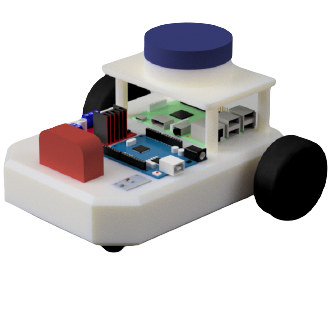
//> input picture CV_lab_programs/robot.jpg, 330 x 316 px
$ ./image_segmentation robot.jpg   (built with g++ and OpenCV 4)
//> lines starting //> are read from the running program, lines starting //| are printed output that depends on the picture; after the words box and inside, x2 and y2 are one past the last pixel; in counts of white or black regions, pixels touching at a corner belong together
#include <opencv2/core.hpp>
#include <opencv2/imgproc.hpp>
#include <opencv2/highgui.hpp>
#include <iostream>
using namespace std;
using namespace cv;
int main(int argc, char *argv[])
{
    Mat src = imread("robot.jpg", IMREAD_COLOR);
//> src is the input picture: 316 rows x 330 cols, CV_8UC3; mean B, G, R 199.4, 198.8, 201.1
    if( src.empty() )
    {
        cout << "Could not open or find the image!\n" << endl;
        cout << "Usage: " << argv[0] << " <Input image>" << endl;
        return -1;
    }
    imshow("Source Image", src);

    Mat mask;
    inRange(src, Scalar(255, 255, 255), Scalar(255, 255, 255), mask);
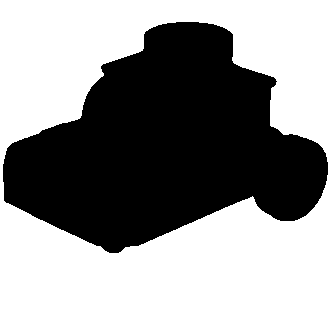
//> mask: 316 rows x 330 cols, CV_8UC1; 56.8% white; 1 black region, box (x1, y1, x2, y2) and area: (3, 22, 328, 253) 45069
    src.setTo(Scalar(0, 0, 0), mask);

    imshow("Black Background Image", src);

    Mat kernel = (Mat_<float>(3,3) <<
                  1,  1, 1,
                  1, -8, 1,
                  1,  1, 1);

    Mat imgLaplacian;
    filter2D(src, imgLaplacian, CV_32F, kernel);
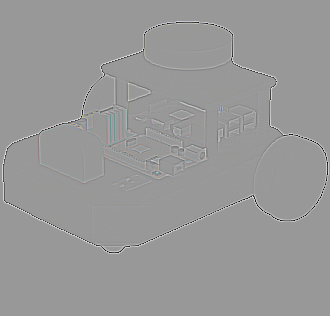
//> imgLaplacian: 316 rows x 330 cols, CV_32FC3; mean B, G, R 0, 0, 0; drawn with min black and max white
    Mat sharp;
    src.convertTo(sharp, CV_32F);
    Mat imgResult = sharp - imgLaplacian;

    imgResult.convertTo(imgResult, CV_8UC3);
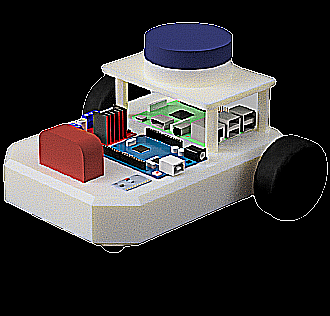
//> imgResult: 316 rows x 330 cols, CV_8UC3; mean B, G, R 55.7, 55.3, 57.8
    imgLaplacian.convertTo(imgLaplacian, CV_8UC3);
//> imgLaplacian: 316 rows x 330 cols, CV_8UC3

    imshow( "New Sharped Image", imgResult );

    Mat bw;
    cvtColor(imgResult, bw, COLOR_BGR2GRAY);
    threshold(bw, bw, 40, 255, THRESH_BINARY | THRESH_OTSU);
//> bw: 316 rows x 330 cols, CV_8UC1; 26.9% white; 244 white regions (228 under 20 px), largest, box (x1, y1, x2, y2) and area: (3, 31, 288, 253) 26639, (41, 146, 84, 181) 274, (54, 116, 102, 144) 177
    imshow("Binary Image", bw);

    Mat dist;
    distanceTransform(bw, dist, DIST_L2, 3);

    normalize(dist, dist, 0, 1.0, NORM_MINMAX);
    imshow("Distance Transform Image", dist);

    threshold(dist, dist, 0.4, 1.0, THRESH_BINARY);
//> dist: 316 rows x 330 cols, CV_32FC1; values 0 (black) and 1 (white), 6.8% white; 3 white regions (1 under 20 px), largest, box (x1, y1, x2, y2) and area: (15, 149, 245, 231) 5848, (126, 66, 249, 99) 1274

    Mat kernel1 = Mat::ones(3, 3, CV_8U);
    dilate(dist, dist, kernel1);
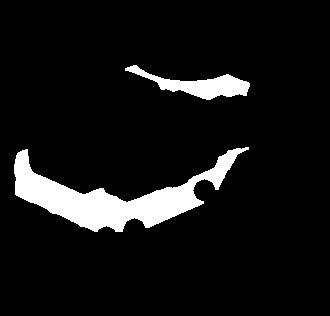
//> dist: 316 rows x 330 cols, CV_32FC1; values 0 (black) and 1 (white), 8% white; 2 white regions, box (x1, y1, x2, y2) and area: (14, 147, 249, 232) 6686, (125, 65, 250, 100) 1618
    imshow("Peaks", dist);

    Mat dist_8u;
    dist.convertTo(dist_8u, CV_8U);
//> dist_8u: 316 rows x 330 cols, CV_8UC1; values 0 (black) and 1 (white), 8% white; 2 white regions
    vector<vector<Point> > contours;
    findContours(dist_8u, contours, RETR_EXTERNAL, CHAIN_APPROX_SIMPLE);
//> contours = 2 contours; box (x1, y1, x2, y2) and area: (14, 147, 249, 232) 6386, (125, 65, 250, 100) 1486
    Mat markers = Mat::zeros(dist.size(), CV_32S);

    for (size_t i = 0; i < contours.size(); i++)
    {
        drawContours(markers, contours, static_cast<int>(i), Scalar(static_cast<int>(i)+1), -1);
    }
//> this loop made 2 passes
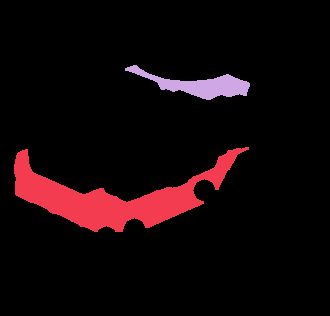
//> markers: 316 rows x 330 cols, CV_32SC1; 3 distinct labels, from 0 to 2; one colour per label, 0 black

    circle(markers, Point(5,5), 3, Scalar(255), -1);
//> markers: 316 rows x 330 cols, CV_32SC1; 4 distinct labels, from 0 to 255
    Mat markers8u;
    markers.convertTo(markers8u, CV_8U, 10);
    imshow("Markers", markers8u);

    watershed(imgResult, markers);
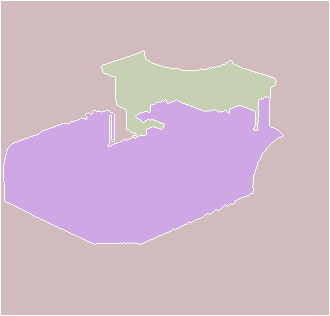
//> markers: 316 rows x 330 cols, CV_32SC1; 4 distinct labels, from -1 to 255; one colour per label, 0 black, -1 white
    Mat mark;
    markers.convertTo(mark, CV_8U);
    bitwise_not(mark, mark);

    vector<Vec3b> colors;
    for (size_t i = 0; i < contours.size(); i++)
    {
        int b = theRNG().uniform(0, 256);
        int g = theRNG().uniform(0, 256);
        int r = theRNG().uniform(0, 256);
        colors.push_back(Vec3b((uchar)b, (uchar)g, (uchar)r));
    }

    Mat dst = Mat::zeros(markers.size(), CV_8UC3);

    for (int i = 0; i < markers.rows; i++)
    {
        for (int j = 0; j < markers.cols; j++)
        {
            int index = markers.at<int>(i,j);
            if (index > 0 && index <= static_cast<int>(contours.size()))
            {
                dst.at<Vec3b>(i,j) = colors[index-1];
            }
        }
    }
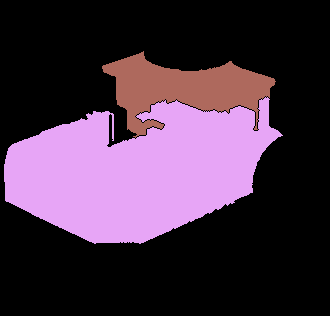
//> dst: 316 rows x 330 cols, CV_8UC3; mean B, G, R 69, 49.1, 70.5

    imshow("Final Result", dst);
    waitKey();
    return 0;
}

$ run again, with CV_lab_programs/scenery.jpg copied over CV_lab_programs/robot.jpg
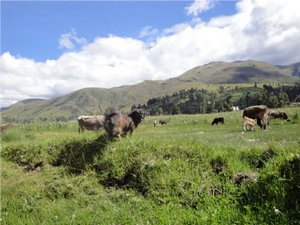
//> input picture CV_lab_programs/scenery.jpg, 300 x 225 px
//> src is the input picture: 225 rows x 300 cols, CV_8UC3; mean B, G, R 131.6, 149, 138.7
//> mask: 225 rows x 300 cols, CV_8UC1; 0.52% white; 43 white regions (41 under 20 px), largest, box (x1, y1, x2, y2) and area: (199, 32, 223, 48) 142, (288, 0, 300, 14) 124
//> src: 225 rows x 300 cols, CV_8UC3; 0.52% of pixels changed, all inside (x1, y1, x2, y2) = (9, 0, 300, 75)
//> `dilate(dist, dist, kernel1);`:
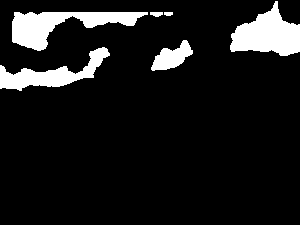
//> dist: 225 rows x 300 cols, CV_32FC1; values 0 (black) and 1 (white), 10.5% white; 6 white regions, box (x1, y1, x2, y2) and area: (12, 12, 148, 51) 2327, (230, 1, 300, 56) 2276, (0, 47, 110, 91) 1719, (151, 40, 193, 71) 683, (150, 12, 163, 17) 51, (164, 12, 173, 16) 32
//> dist_8u: 225 rows x 300 cols, CV_8UC1; values 0 (black) and 1 (white), 10.5% white; 6 white regions
//> contours = 6 contours; box (x1, y1, x2, y2) and area: (230, 1, 300, 56) 2171, (12, 12, 148, 51) 2164, (0, 47, 110, 91) 1578, (151, 40, 193, 71) 628, (150, 12, 163, 17) 36, (164, 12, 173, 16) 21
//> the loop `for (size_t i = 0; i < contours.size(); i++)` made 6 passes
//> after the loop `for (int i = 0; i < markers.rows; i++)`:
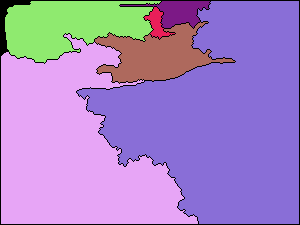
//> dst: 225 rows x 300 cols, CV_8UC3; mean B, G, R 198.3, 133.7, 166.1
